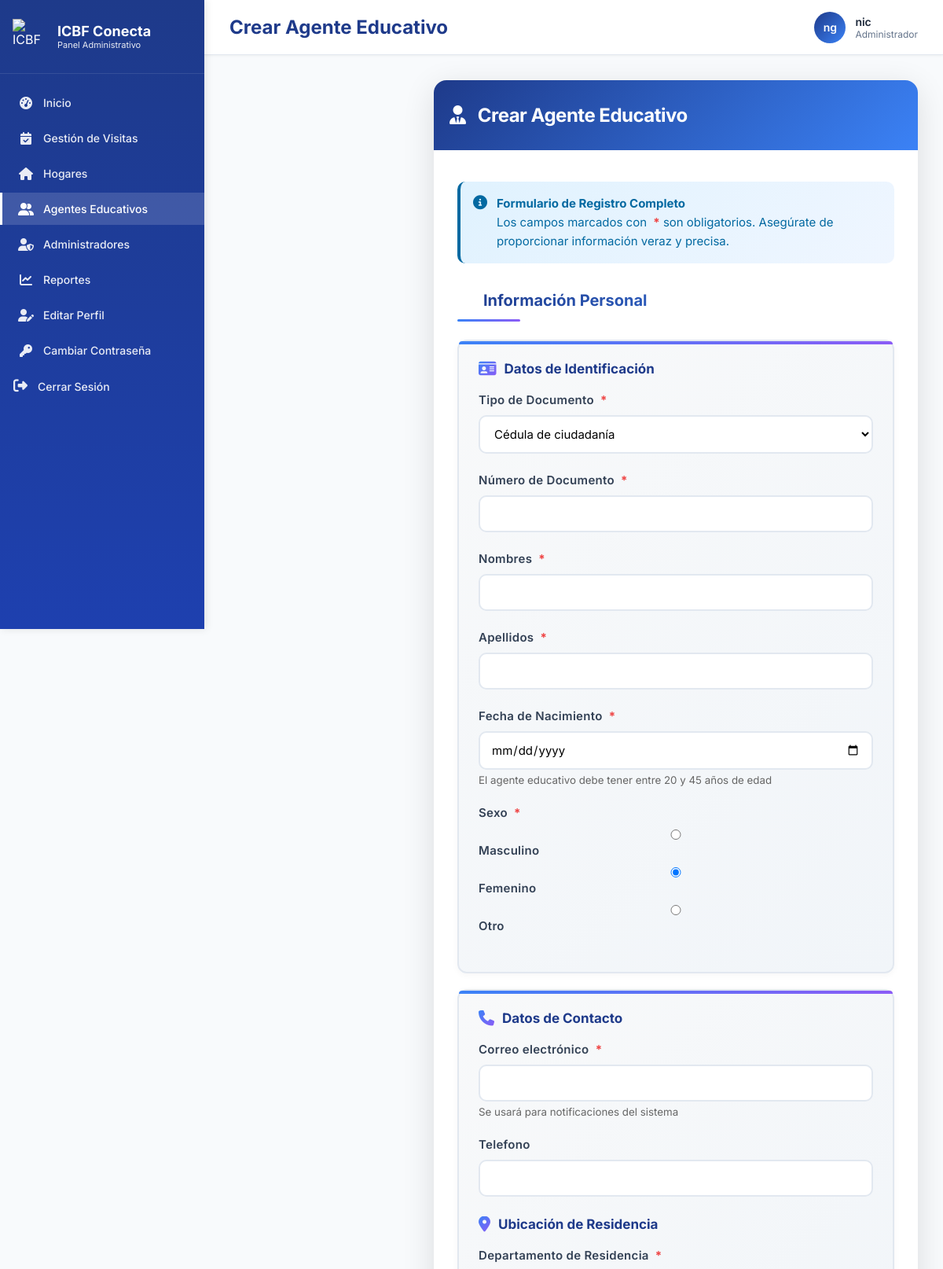
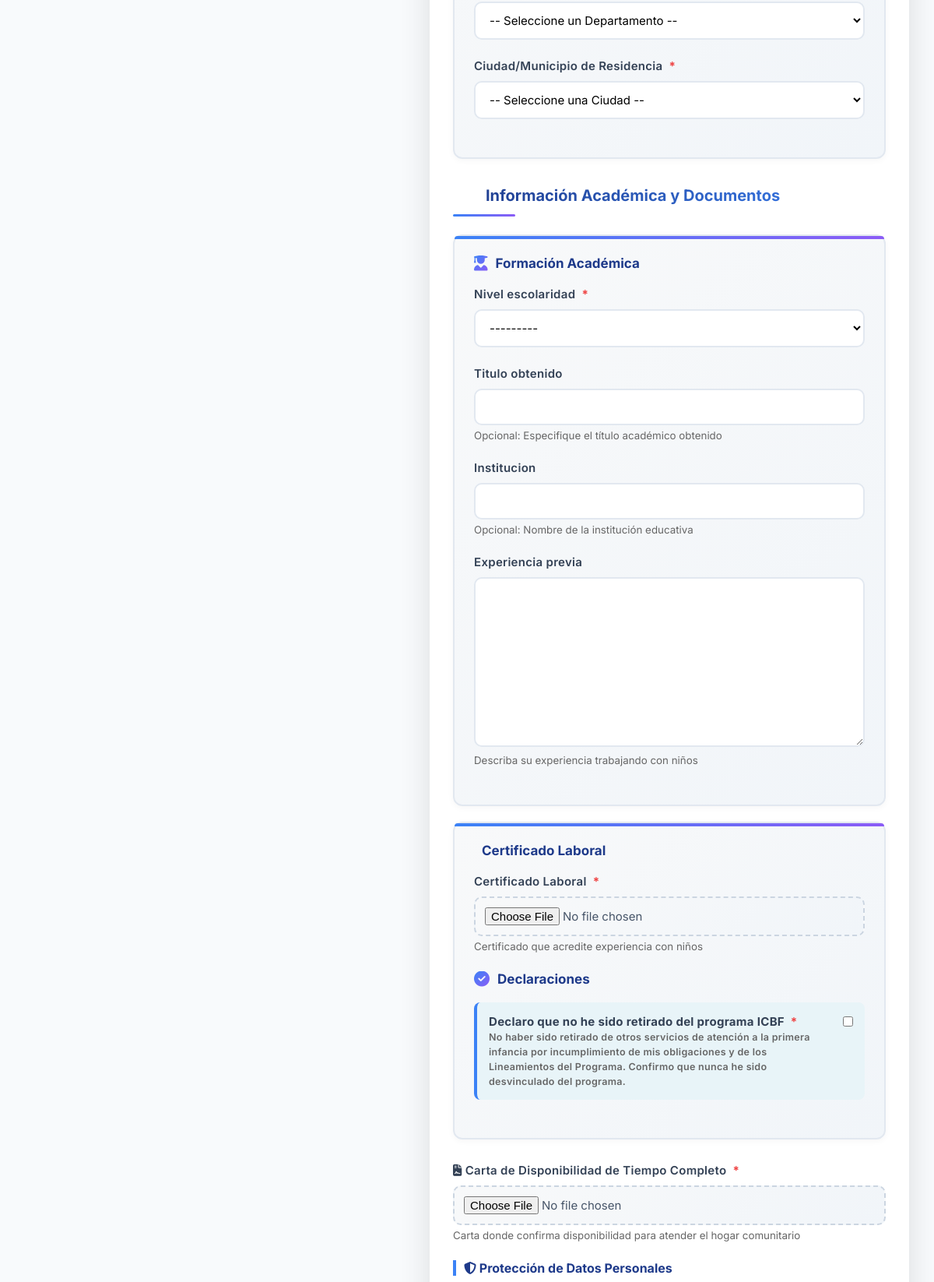
Page /madres/crear/ (signed in, upper part) on the committed database (2 pictures, top to bottom).
### core/models.py (models this page shows, shortened)
class Usuario(AbstractUser):
    TIPO_DOCUMENTO_CHOICES = [
        ('CC', 'Cédula de ciudadanía'),
        ('TI', 'Tarjeta de identidad'),
        ('CE', 'Cédula de extranjería'),
        ('PA', 'Pasaporte'),
    ]
    SEXO_CHOICES = [
        ('M', 'Masculino'),
        ('F', 'Femenino'),
        ('O', 'Otro'),
    ]
    username = None
    tipo_documento = models.CharField(max_length=5, choices=TIPO_DOCUMENTO_CHOICES, default='CC')
    documento = models.BigIntegerField(unique=True)
    nombres = models.CharField(max_length=50)
    apellidos = models.CharField(max_length=50)
    correo = models.EmailField(max_length=100, unique=False)  # ⚠️ TEMPORAL: Permitir correos duplicados para pruebas
    sexo = models.CharField(max_length=1, choices=SEXO_CHOICES, default='F')
    departamento_residencia = models.ForeignKey(Departamento, on_delete=models.SET_NULL, null=True, blank=True, related_name='residentes')
    ciudad_residencia = models.ForeignKey(Municipio, on_delete=models.SET_NULL, null=True, blank=True, related_name='residentes')
    localidad_bogota = models.ForeignKey(LocalidadBogota, on_delete=models.SET_NULL, null=True, blank=True, related_name='residentes',
                                         help_text='Solo aplica si vive en Bogotá D.C.')
    direccion = models.CharField(max_length=100, null=True, blank=True)
    barrio = models.CharField(max_length=100, null=True, blank=True)
    telefono = models.CharField(max_length=20, null=True, blank=True)
    nivel_educativo = models.CharField(max_length=50, null=True, blank=True)
    rol = models.ForeignKey(Rol, on_delete=models.PROTECT, null=True)
    foto_admin = models.ImageField(upload_to=admin_upload_path, null=True, blank=True)
    fecha_creacion = models.DateTimeField(auto_now_add=True)
    fecha_actualizacion = models.DateTimeField(auto_now=True)
    EMAIL_FIELD = 'correo'
    USERNAME_FIELD = 'documento'
    REQUIRED_FIELDS = ['nombres', 'apellidos', 'correo', 'tipo_documento']
    objects = CustomUserManager()
    class Meta:
        db_table = 'usuarios'

### core/views.py (the view, shortened to what this page needs)
# urls.py: path('madres/crear/', views.crear_madre, name='crear_madre'),
@login_required
@login_required
@rol_requerido('administrador')
def crear_madre(request):
    rol_madre, _ = Rol.objects.get_or_create(nombre_rol='madre_comunitaria')
    regionales = Regional.objects.all().order_by('nombre')
    initial_hogar = {} # Revertido a estado original
    from .models import LocalidadBogota
    localidades_bogota = LocalidadBogota.objects.all().order_by('numero')
    return render(request, 'admin/madres_form.html', {
        'usuario_form': UsuarioMadreForm(),
        'madre_profile_form': MadreProfileForm(),
        'hogar_form': HogarForm(),
        'regionales': regionales,
        'localidades_bogota': localidades_bogota,  # 🆕 Pasar localidades explícitamente
        'initial_step': 1
    })

### core/models.py (called while the page is built)
    def __str__(self):
        return self.nombre

### templates/admin/madres_form.html (shortened to what this page needs)
{% load static %}
{% load custom_tags %}
<!DOCTYPE html>
<html lang="es">
<head>
  <link rel="stylesheet" href="https://cdnjs.cloudflare.com/ajax/libs/font-awesome/6.5.0/css/all.min.css" />
  <link rel="stylesheet" href="{% static 'admin/admin_responsive.css' %}" />
</head>
<body>
  {% include 'admin/components/admin_sidebar.html' %}
  <main class="main-content">
    <div class="topbar">
      <div class="topbar-left">
        <h1>{% if modo_edicion %}Editar{% else %}Crear{% endif %} Agente Educativo</h1>
      </div>
      <div class="topbar-right">
        <div class="user-menu">
          <div class="user-avatar">
            {{ request.user.nombres.0 }}{{ request.user.apellidos.0 }}
          </div>
          <div>
            <div style="font-weight: 600; font-size: 14px;">{{ request.user.nombres }}</div>
            <div style="font-size: 12px; color: var(--text-light);">Administrador</div>
          </div>
        </div>
      </div>
    </div>
    <div class="content-wrapper">
    <form method="post" enctype="multipart/form-data" id="madreCreationForm">
      <div class="step-form" style="display:block">
        <h2>
          <i class="fas fa-user-tie" style="margin-right: 10px;"></i>
          {% if modo_edicion %}Editar{% else %}Crear{% endif %} Agente Educativo
        </h2>
        <div style="padding: 30px;">
          <div class="info-box">
            <i class="fas fa-circle-info"></i>
            <div>
              <strong>Formulario de Registro Completo</strong><br>
              Los campos marcados con <span class="required-star">*</span> son obligatorios. Asegúrate de proporcionar información veraz y precisa.
            </div>
          </div>
          <h3 style="position: relative; margin-top: 35px;">
            <i class="fas fa-user"></i> Información Personal
          </h3>
        <div class="two-column-grid">
          <div class="column-panel">
            <h4><i class="fas fa-id-card"></i> Datos de Identificación</h4>
            <div class="form-group">
              <label for="{{ usuario_form.tipo_documento.id_for_label }}">{{ usuario_form.tipo_documento.label }} <span class="required-star">*</span></label>
              {{ usuario_form.tipo_documento }}
            </div>
            <div class="form-group">
              <label for="{{ usuario_form.documento.id_for_label }}">{{ usuario_form.documento.label }} <span class="required-star">*</span></label>
              {{ usuario_form.documento }}
            </div>
            <div class="form-group">
              <label for="{{ usuario_form.nombres.id_for_label }}">{{ usuario_form.nombres.label }} <span class="required-star">*</span></label>
              {{ usuario_form.nombres }}
            </div>
            <div class="form-group">
              <label for="{{ usuario_form.apellidos.id_for_label }}">{{ usuario_form.apellidos.label }} <span class="required-star">*</span></label>
              {{ usuario_form.apellidos }}
            </div>
            <div class="form-group">
              <label for="{{ usuario_form.fecha_nacimiento.id_for_label }}">{{ usuario_form.fecha_nacimiento.label }} <span class="required-star">*</span></label>
              {{ usuario_form.fecha_nacimiento }}
              <small style="color:#666;display:block;margin-top:5px;">{{ usuario_form.fecha_nacimiento.help_text }}</small>
            </div>
            <div class="form-group">
              <label for="{{ usuario_form.sexo.id_for_label }}">{{ usuario_form.sexo.label }} <span class="required-star">*</span></label>
              {{ usuario_form.sexo }}
            </div>
          </div>
          <div class="column-panel">
            <h4><i class="fas fa-phone"></i> Datos de Contacto</h4>
            <div class="form-group">
              <label for="{{ usuario_form.correo.id_for_label }}">{{ usuario_form.correo.label }} <span class="required-star">*</span></label>
              {{ usuario_form.correo }}
              <small style="color:#666;display:block;margin-top:5px;">Se usará para notificaciones del sistema</small>
            </div>
            <div class="form-group">
              <label for="{{ usuario_form.telefono.id_for_label }}">{{ usuario_form.telefono.label }} {% if usuario_form.telefono.field.required %}<span class="required-star">*</span>{% endif %}</label>
              {{ usuario_form.telefono }}
            </div>
            <h4 style="margin-top:25px"><i class="fas fa-map-marker-alt"></i> Ubicación de Residencia</h4>
            <div class="form-group">
              <label for="{{ usuario_form.departamento_residencia.id_for_label }}">{{ usuario_form.departamento_residencia.label }} <span class="required-star">*</span></label>
              {{ usuario_form.departamento_residencia }}
            </div>
            <div class="form-group">
              <label for="{{ usuario_form.ciudad_residencia.id_for_label }}">{{ usuario_form.ciudad_residencia.label }} <span class="required-star">*</span></label>
              {{ usuario_form.ciudad_residencia }}
            </div>
          </div>
        </div>
        <h3 style="position: relative; margin-top: 35px;">
          <i class="fas fa-graduation-cap"></i> Información Académica y Documentos
        </h3>
        <div class="two-column-grid">
          <div class="column-panel">
            <h4><i class="fas fa-user-graduate"></i> Formación Académica</h4>
            <div class="form-group">
              <label for="{{ madre_profile_form.nivel_escolaridad.id_for_label }}">{{ madre_profile_form.nivel_escolaridad.label }} <span class="required-star">*</span></label>
              {{ madre_profile_form.nivel_escolaridad }}
            </div>
            <div class="form-group">
              <label for="{{ madre_profile_form.titulo_obtenido.id_for_label }}">{{ madre_profile_form.titulo_obtenido.label }}</label>
              {{ madre_profile_form.titulo_obtenido }}
              <small style="color:#666;display:block;margin-top:5px;">Opcional: Especifique el título académico obtenido</small>
            </div>
            <div class="form-group">
              <label for="{{ madre_profile_form.institucion.id_for_label }}">{{ madre_profile_form.institucion.label }}</label>
              {{ madre_profile_form.institucion }}
              <small style="color:#666;display:block;margin-top:5px;">Opcional: Nombre de la institución educativa</small>
            </div>
            <div class="form-group">
              <label for="{{ madre_profile_form.experiencia_previa.id_for_label }}">{{ madre_profile_form.experiencia_previa.label }}</label>
              {{ madre_profile_form.experiencia_previa }}
              <small style="color:#666;display:block;margin-top:5px;">Describa su experiencia trabajando con niños</small>
            </div>
          </div>
          <div class="column-panel">
            <h4> Certificado Laboral</h4>
            <div class="form-group">
              <label for="{{ madre_profile_form.certificado_laboral.id_for_label }}">
                Certificado Laboral <span class="required-star">*</span>
              </label>
              <input type="file" name="certificado_laboral" id="{{ madre_profile_form.certificado_laboral.id_for_label }}"
                     accept="application/pdf,image/*"
                     onchange="previewFile(this, 'certificado_laboral')"
                     required>
              <small style="color:#666;display:block;margin-top:5px;">Certificado que acredite experiencia con niños</small>
            </div>
            <h4 style="margin-top:20px"><i class="fas fa-check-circle"></i> Declaraciones</h4>
            <div class="form-group">
              <div style="display:flex;align-items:flex-start;gap:10px;padding:15px;background-color:#e8f4f8;border-radius:8px;border-left:4px solid var(--primary-light);">
                <label for="{{ madre_profile_form.no_retirado_icbf.id_for_label }}" style="margin:0;cursor:pointer;flex:1;order:1;">
                  <strong>Declaro que no he sido retirado del programa ICBF <span class="required-star">*</span></strong>
                  <br><small style="color:#666;">No haber sido retirado de otros servicios de atención a la primera infancia por incumplimiento de mis obligaciones y de los Lineamientos del Programa. Confirmo que nunca he sido desvinculado del programa.</small>
                </label>
                <div style="order:2;">
                  {{ madre_profile_form.no_retirado_icbf }}
                </div>
              </div>
            </div>
          </div>
        </div>
        <div class="full-width">
          <div class="form-group">
            <label for="{{ madre_profile_form.carta_disponibilidad.id_for_label }}">
              <i class="fas fa-file-contract"></i> Carta de Disponibilidad de Tiempo Completo <span class="required-star">*</span>
            </label>
            <input type="file" name="carta_disponibilidad" id="{{ madre_profile_form.carta_disponibilidad.id_for_label }}"
                   accept="application/pdf,image/*"
                   onchange="previewFile(this, 'carta_disponibilidad')"
                   required>
            <small style="color:#666;display:block;margin-top:5px;">Carta donde confirma disponibilidad para atender el hogar comunitario</small>
          </div>
        </div>
        <h4 style="color:var(--primary);margin:20px 0 10px;font-size:16px;border-left:4px solid var(--primary-light);padding-left:10px">
          <i class="fas fa-shield-alt"></i> Protección de Datos Personales
        </h4>
        </div>
      </div>
    </form>
  </div>
</body>
</html>

### templates/admin/components/admin_responsive.css (style rules this page uses)
@media (min-width: 769px) { .main-content, .content-wrapper { margin-left: 260px !important; } }

### rows in the picture
Usuario: user.nombres.0 "n", user.apellidos.0 "g", user.nombres "nic"

### other values in the picture
{{ usuario_form.tipo_documento.label }} "Tipo de Documento"
{{ usuario_form.documento.label }} "Número de Documento"
{{ usuario_form.nombres.label }} "Nombres"
{{ usuario_form.apellidos.label }} "Apellidos"
{{ usuario_form.fecha_nacimiento.label }} "Fecha de Nacimiento"
{{ usuario_form.fecha_nacimiento.help_text }} "El agente educativo debe tener entre 20 y 45 años de edad"
{{ usuario_form.sexo.label }} "Sexo"
{{ usuario_form.correo.label }} "Correo electrónico"
{{ usuario_form.telefono.label }} "Telefono"
{{ usuario_form.departamento_residencia.label }} "Departamento de Residencia"
{{ usuario_form.ciudad_residencia.label }} "Ciudad/Municipio de Residencia"
{{ madre_profile_form.nivel_escolaridad.label }} "Nivel escolaridad"
{{ madre_profile_form.titulo_obtenido.label }} "Titulo obtenido"
{{ madre_profile_form.institucion.label }} "Institucion"
{{ madre_profile_form.experiencia_previa.label }} "Experiencia previa"
